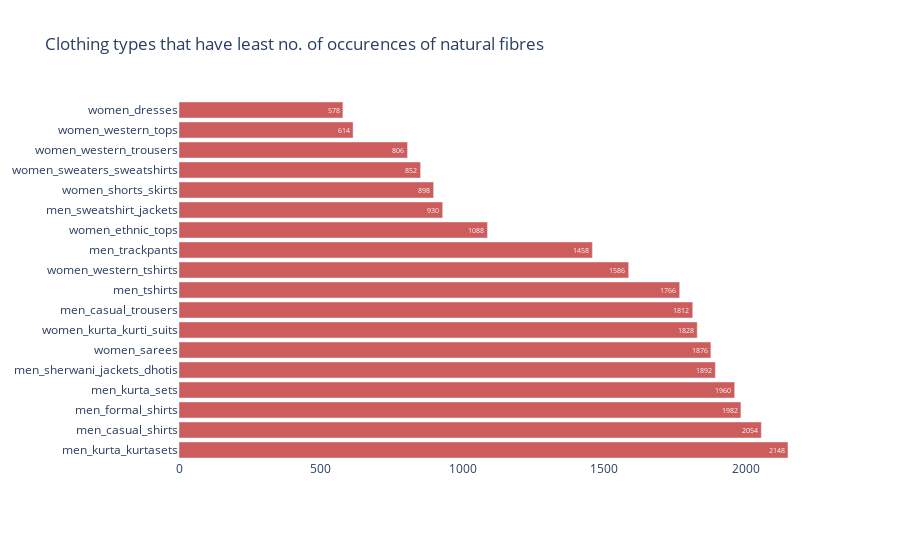

Write notebook code for a chart like this one.
### Code cell
# plot clothing types that contain least amount of natural fibres in most clothings
fig = go.Figure(go.Bar(
            x=df_natural_fabrics['sum_natural'],
            y=df_natural_fabrics.index ,
            orientation='h',
            text = df_natural_fabrics['sum_natural']))
fig.update_yaxes(categoryorder='total descending')
fig.update_traces(marker_color='indianred', textposition = 'auto')
fig.update_layout(height = (30*len(df_natural_fabrics)), title_text='Clothing types that have least no. of occurences of natural fibres'.format(len(df_natural_fabrics)),plot_bgcolor='#ffffff')

fig.show()

### Figure 1 — Plotly figure (JSON) as saved in the notebook; plotly's stock layout.template omitted (floating-point values rounded to 4 significant figures)
{"data": [{"marker": {"color": "indianred"}, "orientation": "h", "text": [2054, 1812, 1982, 2148, 1960, 1892, 930, 1458, 1766, 578, 1088, 1828, 1876, 898, 852, 614, 806, 1586], "textposition": "auto", "type": "bar", "x": [2054, 1812, 1982, 2148, 1960, 1892, 930, 1458, 1766, 578, 1088, 1828, 1876, 898, 852, 614, 806, 1586], "y": ["men_casual_shirts", "men_casual_trousers", "men_formal_shirts", "men_kurta_kurtasets", "men_kurta_sets", "men_sherwani_jackets_dhotis", "men_sweatshirt_jackets", "men_trackpants", "men_tshirts", "women_dresses", "women_ethnic_tops", "women_kurta_kurti_suits", "women_sarees", "women_shorts_skirts", "women_sweaters_sweatshirts", "women_western_tops", "women_western_trousers", "women_western_tshirts"]}], "layout": {"height": 540, "plot_bgcolor": "#ffffff", "title": {"text": "Clothing types that have least no. of occurences of natural fibres"}, "yaxis": {"categoryorder": "total descending"}}}
